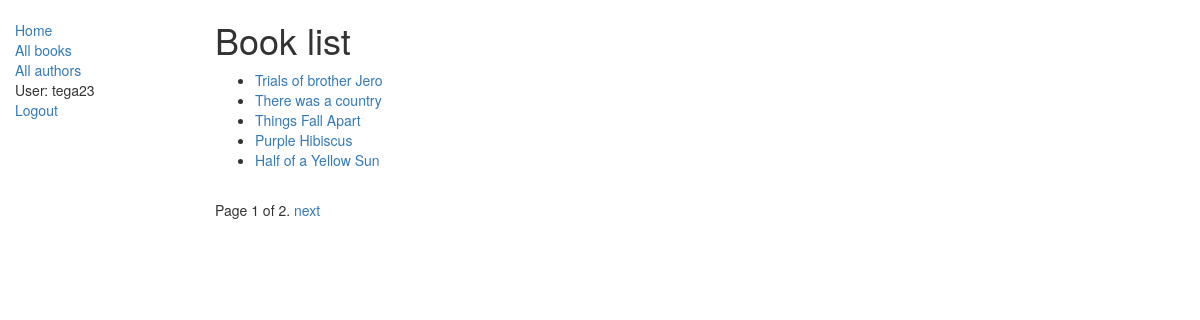
Page /catalog/books/ (signed in) on the committed database.
### catalog/models.py (models this page shows, shortened)
class Book(models.Model):
    title = models.CharField(max_length=200)
    author = models.ForeignKey('Author', on_delete=models.SET_NULL, null=True)
    summary = models.TextField(max_length=1000, help_text='Enter a brief description of the book')
    isbn = models.CharField('ISBN',max_length=13, help_text='13 Character <a href="https://www.isbn-international.org/content/what-isbn">ISBN number</a>')
    genre = models.ManyToManyField(Genre, help_text='Select a genre for this book')
    language = models.ForeignKey('Language', on_delete=models.SET_NULL, null=True)
    def get_absolute_url(self):
        return reverse('book-detail', args=[str(self.id)])
    def display_genre(self):
        """
        Creates a string for the Genre. This is required to display genre in Admin.
        """
        return ', '.join([ genre.name for genre in self.genre.all()[:3] ])
    display_genre.short_description = 'Genre'

### catalog/views.py (the view)
# urls.py: path('books/', views.BookListView.as_view() , name = 'books'),
class BookListView(generic.ListView):
    model = Book
    paginate_by = 5
    context_object_name = 'book_list'
    template_name = 'book_list.html'
    def get_context_data(self , **kwargs):
        context = super(BookListView , self).get_context_data(**kwargs)
        return context

### catalog/templates/catalog/book_list.html
{% extends "catalog/base_generic.html" %}
{%block content %}
    <h1>Book list</h1>
    {%if book_list %}
    <ul>
        {%for book in book_list %}
            <li>
                <a href ="{{book.get_absolute_url}}">{{book.title}}</a>
            </li>
        {% endfor %}
    </ul>
    {% else %}
        <p>There are no books in the library</p>
    {% endif %}
{% endblock%}

### catalog/templates/catalog/base_generic.html (shortened to what this page needs)
<!DOCTYPE html>
<html lang="en">
<head>
  <link rel="stylesheet" href="https://maxcdn.bootstrapcdn.com/bootstrap/3.3.7/css/bootstrap.min.css">
  {% load static %}
  <link rel="stylesheet" href="{% static 'catalog/css/styles.css' %}">
</head>
<body>
  <div class="container-fluid">
    <div class="row">
        <div class="col-sm-2">
        {% block sidebar %}
        <ul class="sidebar-nav">
            <li><a href="{% url 'index' %}">Home</a></li>
            <li><a href="{% url 'books' %}">All books</a></li>
            <li><a href="{% url 'authors' %}">All authors</a></li>
        {% if user.is_authenticated %}
            <li>User: {{ user.get_username }}</li>
            <li><a href="{% url 'logout'%}?next={{request.path}}">Logout</a></li>
        {% else %}
            <li><a href="{% url 'login'%}?next={{request.path}}">Login</a></li>
        {% endif %}
        </ul>
        {% endblock %}
      </div>
      <div class="col-sm-10 ">
        {% block content %} {% endblock %}
        {% block pagination %}
          {% if is_paginated %}
              <div class="pagination">
                  <span class="page-links">
                      <span class="page-current">
                          Page {{ page_obj.number }} of {{ page_obj.paginator.num_pages }}.
                      </span>
                      {% if page_obj.has_next %}
                          <a href="{{ request.path }}?page={{ page_obj.next_page_number }}">next</a>
                      {% endif %}
                  </span>
              </div>
          {% endif %}
        {% endblock %}
      </div>
    </div>
  </div>
</body>
</html>

### catalog/static/catalog/css/styles.css (style rules this page uses)
.sidebar-nav { margin-top : 20px; padding: 0; list-style : none; }

### rows in the picture
Book: title "Trials of brother Jero"
Book: title "There was a country"
Book: title "Things Fall Apart"
Book: title "Purple Hibiscus"
Book: title "Half of a Yellow Sun"

### other values in the picture
{{ user.get_username }} "tega23"
{{ page_obj.number }} "1"
{{ page_obj.paginator.num_pages }} "2"
